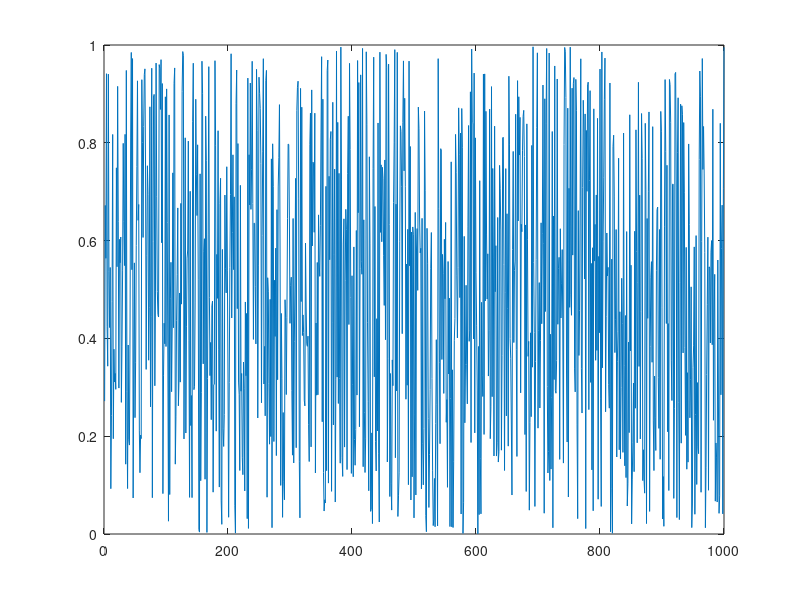
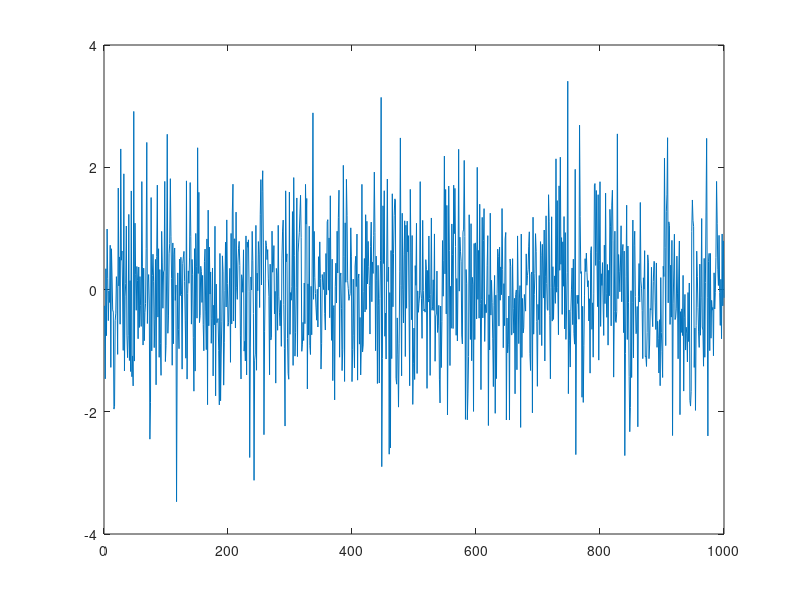
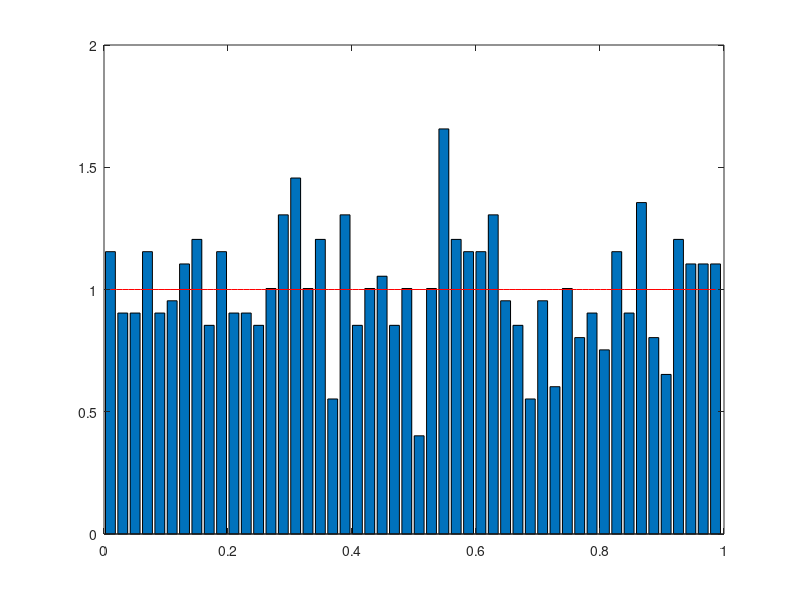
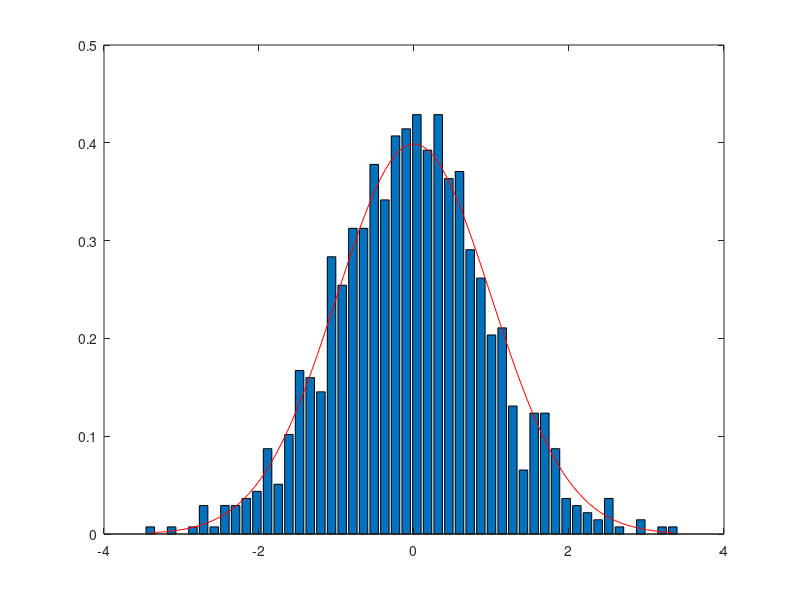

Source code (MATLAB) for these figures, in order:
% random_signal_estim_mean.m

clc;
clear all;
close all;

n = 1000;
x_u = rand(n,1);			% uniform distribution
x_g = randn(n,1);			% normal distribution

% plot time series
figure;
plot(1:n,x_u);
figure;
plot(1:n,x_g);

% plot histogram
figure;
[count,x_cent] = hist(x_u,50);
bar(x_cent,count/sum(count)/(x_cent(2)-x_cent(1)));	% normalize histogram so its total area = 1

% plot analytical distribution
x_an = linspace(x_cent(1),x_cent(end),101);
y_an = ones(size(x_an));
hold on;
plot(x_an,y_an,'r');

% plot histogram
figure;
[count,x_cent] = hist(x_g,50);
bar(x_cent,count/sum(count)/(x_cent(2)-x_cent(1)));	% normalize histogram so its total area = 1

% plot analytical distribution
x_an = linspace(x_cent(1),x_cent(end),101);
y_an = 1/sqrt(2*pi)*exp(-x_an.^2/2);
hold on;
plot(x_an,y_an,'r');
